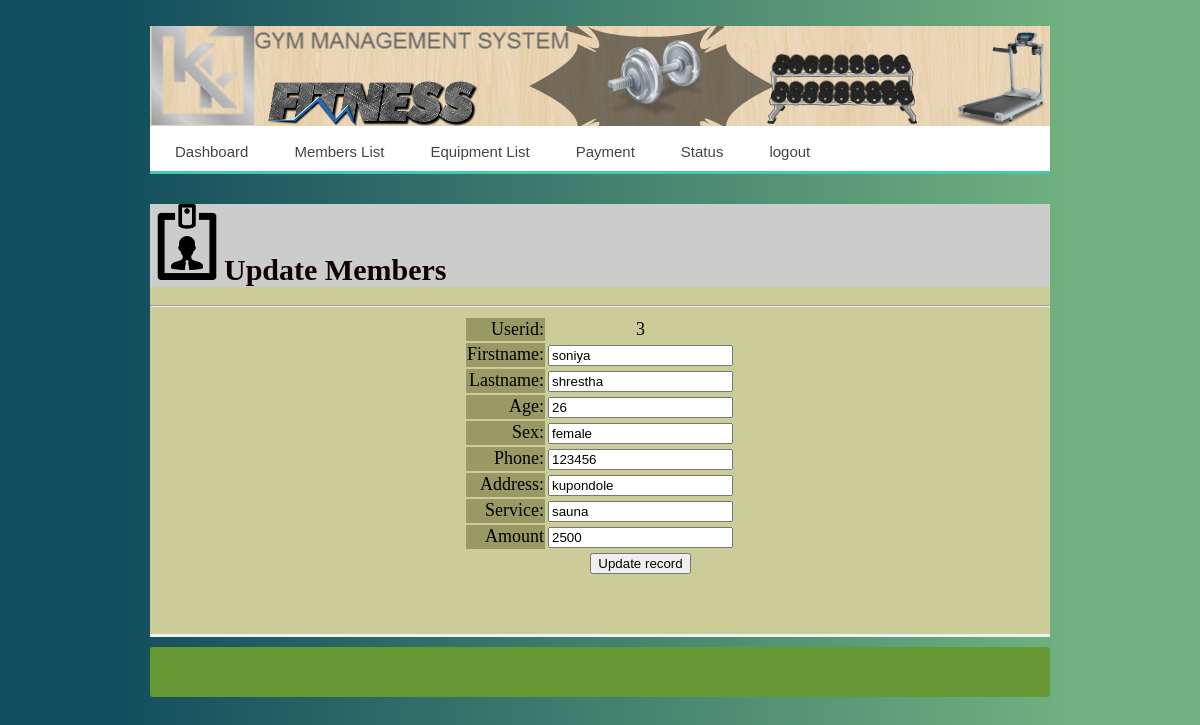
Page /pages/update.php?userid=3 (signed in) on the committed database.
### tables this page shows
CREATE TABLE IF NOT EXISTS `tbl_userreg` (
  `userid` int(11) NOT NULL,
  `firstname` varchar(200) DEFAULT NULL,
  `lastname` varchar(200) DEFAULT NULL,
  `age` int(200) DEFAULT NULL,
  `sex` varchar(200) DEFAULT NULL,
  `phone` int(200) DEFAULT NULL,
  `address` varchar(200) DEFAULT NULL,
  `service` varchar(200) DEFAULT NULL,
  `timestap` datetime NOT NULL DEFAULT CURRENT_TIMESTAMP,
  `amount` int(200) DEFAULT NULL,
  `plan` int(200) NOT NULL,
  `status` varchar(200) DEFAULT NULL
);

### pages/update.php (the view, shortened to what this page needs)
<?php require_once('../Connections/localhost.php'); ?>
<?php
$logoutAction = $_SERVER['PHP_SELF']."?doLogout=true";
if ((isset($_SERVER['QUERY_STRING'])) && ($_SERVER['QUERY_STRING'] != "")){
  $logoutAction .="&". htmlentities($_SERVER['QUERY_STRING']);
}
?>
<?php
if (!function_exists("GetSQLValueString")) {
function GetSQLValueString($theValue, $theType, $theDefinedValue = "", $theNotDefinedValue = "")
{
  $theValue = function_exists("mysql_real_escape_string") ? mysql_real_escape_string($theValue) : mysql_escape_string($theValue);
  switch ($theType) {
    case "long":
    case "int":
      $theValue = ($theValue != "") ? intval($theValue) : "NULL";
      break;
  }
  return $theValue;
}
}
$editFormAction = $_SERVER['PHP_SELF'];
if (isset($_SERVER['QUERY_STRING'])) {
  $editFormAction .= "?" . htmlentities($_SERVER['QUERY_STRING']);
}
$colname_Recordset1 = "-1";
if (isset($_GET['userid'])) {
  $colname_Recordset1 = $_GET['userid'];
}
$query_Recordset1 = sprintf("SELECT userid, firstname, lastname, age, sex, phone, address, service, timestap, amount, plan FROM tbl_userreg WHERE userid = %s", GetSQLValueString($colname_Recordset1, "int"));
$Recordset1 = mysql_query($query_Recordset1, $localhost) or die(mysql_error());
$row_Recordset1 = mysql_fetch_assoc($Recordset1);
?>
<!DOCTYPE html PUBLIC "-//W3C//DTD XHTML 1.0 Transitional//EN" "http://www.w3.org/TR/xhtml1/DTD/xhtml1-transitional.dtd">
<html xmlns="http://www.w3.org/1999/xhtml">
<head>
<link href="../css/home.css" rel="stylesheet" type="text/css" />
<link href="../css/me.css" rel="stylesheet" type="text/css" />
</head>
<body>
<div id="head">
<img src="../image/main.png" />
  <div id='cssmenu'>
 <ul>
   <li class='active'><a href='home.php'>Dashboard</a></li>
   <li><a href='myembers.php'>Members List</a></li>
   <li><a href='equiplist.php'>Equipment List</a></li>
   <li><a href='pay.php'>Payment</a></li>
   <li style="color:#DDDDC7"><a href="alerts.php">Status</a></li>
   <li><a href='<?php echo $logoutAction ?>'>logout</a></li>
</ul>
</div>
  <div id="content">
    <div id="c1"><span class="txtuserreg"> <img src="../image/office.png" width="74" height="76" alt="us" />Update Members </span></div>
    <div id="c2">
      <form action="<?php echo $editFormAction; ?>" method="post" name="form1" id="form1">
      <p>
      <hr />
        <table align="center">
          <tr valign="baseline">
            <td nowrap="nowrap" align="right" bgcolor="#999966">Userid:</td>
            <td><?php echo $row_Recordset1['userid']; ?></td>
          </tr>
          <tr valign="baseline">
            <td nowrap="nowrap" align="right" bgcolor="#999966">Firstname:</td>
            <td><input type="text" name="firstname" value="<?php echo $row_Recordset1['firstname']; ?>" size="20" /></td>
          </tr>
          <tr valign="baseline">
            <td nowrap="nowrap" align="right" bgcolor="#999966">Lastname:</td>
            <td><input type="text" name="lastname" value="<?php echo $row_Recordset1['lastname']; ?>" size="20" /></td>
          </tr>
          <tr valign="baseline">
            <td nowrap="nowrap" align="right" bgcolor="#999966">Age:</td>
            <td><input type="text" name="age" value="<?php echo $row_Recordset1['age']; ?>" size="20" /></td>
          </tr>
          <tr valign="baseline">
            <td nowrap="nowrap" align="right" bgcolor="#999966">Sex:</td>
            <td><input type="text" name="sex" value="<?php echo $row_Recordset1['sex']; ?>" size="20" /></td>
          </tr>
          <tr valign="baseline">
            <td nowrap="nowrap" align="right" bgcolor="#999966">Phone:</td>
            <td><input type="text" name="phone" value="<?php echo $row_Recordset1['phone']; ?>" size="20" /></td>
          </tr>
          <tr valign="baseline">
            <td nowrap="nowrap" align="right" bgcolor="#999966">Address:</td>
            <td><input type="text" name="address" value="<?php echo $row_Recordset1['address']; ?>" size="20" /></td>
          </tr>
          <tr valign="baseline">
            <td nowrap="nowrap" align="right" bgcolor="#999966">Service:</td>
            <td><input type="text" name="service" value="<?php echo $row_Recordset1['service']; ?>" size="20" /></td>
          </tr>
          <tr valign="baseline">
            <td nowrap="nowrap" align="right" bgcolor="#999966">Amount</td>
            <td><label for="amount"></label>
            <input name="amount" type="text" id="amount" value="<?php echo $row_Recordset1['amount']; ?>" size="20" /></td>
          </tr>
          <tr valign="baseline">
            <td nowrap="nowrap" align="right">&nbsp;</td>
            <td><input type="submit" onclick="alert('sucessfully updated!')"value="Update record" /></td>
          </tr>
        </table>
      </form>
      <p>&nbsp;</p>
    </div>
    <div id="footer">
  </div>
  </div>
</div>
</body>
</html>

### css/home.css (style rules this page uses)
body { background-color:#CCF; background: -webkit-linear-gradient(90deg, #134E5E 10%, #71B280 90%); background: -moz-linear-gradient(90deg, #134E5E 10%, #71B280 90%); background: -ms-linear-gradient(90deg, #134E5E 10%, #71B280 90%); background: -o-linear-gradient(90deg, #134E5E 10%, #71B280 90%); background: linear-gradient(90deg, #134E5E 10%, #71B280 90%); }
#head { width: 900px; height: auto; margin-left: auto; margin-right: auto; font-size: 18px; margin-top: 0px; }
#footer { height:50px; background-color:#693; margin-top:10px; margin-top:50px auto; border-radius:3px; }
#content { height: 500px; margin-bottom: 0px; color: #110000; letter-spacing: normal; word-spacing: normal; }
.txtuserreg { font-size: 30px; font-weight: bold; height:25px; }
#c1 { background-color:#CCC; margin-top:30px ; }
#c2 { background-color: #CC9; height: auto; text-align: center; border-bottom-style: solid; border-bottom-color: #F0F0F0; overflow: auto; color: #000000; }

### css/me.css (style rules this page uses)
#cssmenu , #cssmenu ul, #cssmenu ul li, #cssmenu ul li a { margin: 0; padding: 0; border: 0; list-style: none; line-height: 1; display: block; position: relative; -webkit-box-sizing: border-box; -moz-box-sizing: border-box; box-sizing: border-box; }
#cssmenu:after, #cssmenu > ul:after { content: "."; display: block; clear: both; visibility: hidden; line-height: 0; height: 0; }
#cssmenu { width: auto; border-bottom: 3px solid #47c9af; font-family: Raleway, sans-serif; line-height: 1; }
#cssmenu ul { background: #ffffff; }
#cssmenu > ul > li { float: left; }
#cssmenu > ul > li > a { z-index: 2; padding: 18px 25px 12px 25px; font-size: 15px; font-weight: 400; text-decoration: none; color: #444444; -webkit-transition: all .2s ease; -moz-transition: all .2s ease; -ms-transition: all .2s ease; -o-transition: all .2s ease; transition: all .2s ease; margin-right: -4px; }
#cssmenu > ul > li > a:after { position: absolute; left: 0; bottom: 0; right: 0; z-index: -1; width: 100%; height: 120%; border-top-left-radius: 8px; border-top-right-radius: 8px; content: ""; -webkit-transition: all .2s ease; -o-transition: all .2s ease; transition: all .2s ease; -webkit-transform: perspective(5px) rotateX(2deg); -webkit-transform-origin: bottom; -moz-transform: perspective(5px) rotateX(2deg); -moz-transform-origin: bottom; transform: perspective(5px) rotateX(2deg); transform-origin: bottom; }

### rows in the picture
tbl_userreg: userid "3", firstname "soniya", lastname "shrestha", age "26", sex "female", phone "123456", address "kupondole", service "sauna", amount "2500"
